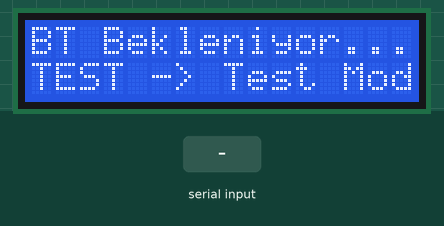
Simulated run of this sketch. Board: Arduino Uno, built with avr-gcc and run on an emulated ATmega328P. Shown: 16×2 character LCD. Inputs (shaded band) come from the test bench. What the sketch prints to the serial monitor is not drawn.

Above: at 3.3 s.
3.4 s: "TEST\n" received over the second serial link
At 4.5 s:
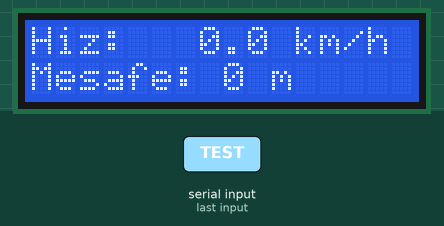
At 15.6 s:
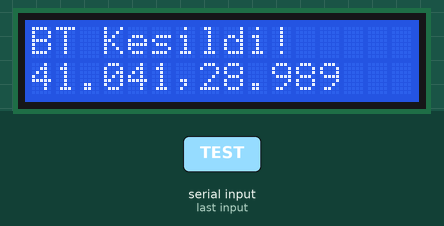
Timing chart, 0 to 16.4 s (numbered marks = the images above; inputs shaded):
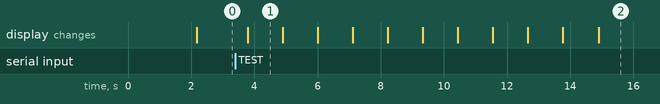

Measured:
- after the input at 3.4 s, the display: changes after 0.40 s (image 1)
- what the display in image 1 shows lasts 1.1 s, from 3.8 s to 4.9 s

The sketch:

arduino_kod.ino
```cpp
/*
 * GPS HIZ VE MESAFE ÖLÇÜM SİSTEMİ
 * Bluetooth (HC-06) + LCD (16x2 I2C)
 *
 * Proje: Telefon GPS verisini Bluetooth ile alıp LCD'de gösterme
 * Tarih: Şubat 2026
 */

#include <SoftwareSerial.h>
#include <LiquidCrystal_I2C.h>

// ==================== PIN TANIMLARI ====================
#define BT_RX 10  // Arduino'nun RX pini → HC-06 TX'e
#define BT_TX 11  // Arduino'nun TX pini → HC-06 RX'e

// ==================== NESNE TANIMLARI ====================
SoftwareSerial bluetooth(BT_RX, BT_TX);
LiquidCrystal_I2C lcd(0x27, 16, 2); // Adres: 0x27 veya 0x3F (I2C scanner ile bulun)

// ==================== GLOBAL DEĞİŞKENLER ====================
String gelenVeri = "";
float hiz = 0.0;
float mesafe = 0.0;
float enlem = 0.0;   // Latitude
float boylam = 0.0;  // Longitude
float sicaklik = 0.0; // Temperature (°C) - opsiyonel
bool bluetoothBagli = false;
unsigned long sonVeriMillis = 0;
bool testModu = false;  // Test modu aktif mi?
String sonDurum = "";   // Son LCD durumu (gereksiz clear'dan kaçınmak için)

// ==================== SETUP ====================
void setup() {
  // Seri port başlat (Debug için)
  Serial.begin(9600);
  Serial.println("=== GPS Hiz ve Mesafe Sistemi ===");
  Serial.println("Bluetooth baglantisi bekleniyor...");
  Serial.println("Test icin 'TEST' yazin");

  // Bluetooth başlat
  bluetooth.begin(9600); // HC-06 default baud rate

  // LCD başlat
  lcd.init();
  lcd.backlight();
  lcd.clear();

  // Başlangıç mesajı
  baslatmaMesaji();

  delay(2000);
  lcd.clear();
  lcd.setCursor(0, 0);
  lcd.print("BT Bekleniyor...");
}

// ==================== LOOP ====================
void loop() {
  // 1. Bluetooth'tan veri oku
  bluetoothOku();

  // 2. LCD'yi güncelle
  lcdGuncelle();

  // 3. Bağlantı durumunu kontrol et (test modunda değilse)
  if (!testModu) {
    baglantiKontrol();
  }

  delay(100); // CPU yükünü azalt
}

// ==================== FONKSİYONLAR ====================

/**
 * Başlangıç mesajını LCD'de gösterir
 */
void baslatmaMesaji() {
  lcd.setCursor(0, 0);
  lcd.print("  GPS SISTEMI   ");
  lcd.setCursor(0, 1);
  lcd.print(" Baslatiliyor...");
}

/**
 * Bluetooth'tan gelen verileri okur ve işler
 */
void bluetoothOku() {
  while (bluetooth.available()) {
    char karakter = bluetooth.read();

    // Newline karakteri gelirse veri tamamlanmış demektir
    if (karakter == '\n' || karakter == '\r') {
      if (gelenVeri.length() > 0) {
        // Debug: Gelen veriyi göster
        Serial.print("Gelen Veri: ");
        Serial.println(gelenVeri);

        // Test senaryosu kontrolü
        if (gelenVeri.equalsIgnoreCase("TEST")) {
          testSenaryosuBaslat();
        } else {
          // Veriyi ayrıştır (Android Locale.US kullandığı için her zaman nokta gelir)
          veriAyristir(gelenVeri);

          // Son veri zamanını güncelle
          sonVeriMillis = millis();
          bluetoothBagli = true;
          testModu = false;

          // Yeniden bağlandıysa ekranı temizle
          if (sonDurum == "DISCONNECTED") {
            lcd.clear();
            sonDurum = "RECONNECT";
          }
        }

        // Buffer'ı temizle
        gelenVeri = "";
      }
    } else {
      // Karakteri buffer'a ekle
      gelenVeri += karakter;
    }
  }
}

/**
 * Gelen veriyi ayrıştırır
 * Format: SPEED:45.50,DIST:1.320,LAT:41.0082,LON:28.9784,TEMP:-8.5
 * NOT: LAT, LON ve TEMP opsiyonel (gelmeyebilir)
 */
void veriAyristir(String veri) {
  veri.trim();

  // Çok kısa veri kontrolü (minimum: "SPEED:0,DIST:0" = 16 karakter)
  if (veri.length() < 16) {
    Serial.println("HATA: Veri çok kısa!");
    return;
  }

  // "SPEED:", ",DIST:", ",LAT:", ",LON:", ",TEMP:" etiketlerini bul
  int speedIndex = veri.indexOf("SPEED:");
  int distIndex = veri.indexOf(",DIST:");
  int latIndex = veri.indexOf(",LAT:");
  int lonIndex = veri.indexOf(",LON:");
  int tempIndex = veri.indexOf(",TEMP:");

  // SPEED ve DIST ZORUNLU
  if (speedIndex == -1 || distIndex == -1) {
    Serial.println("HATA: SPEED veya DIST etiketi bulunamadi!");
    Serial.print("Gelen veri: ");
    Serial.println(veri);
    return;
  }

  // SPEED >= -1 ve DIST > SPEED olmalı
  if (speedIndex >= distIndex) {
    Serial.println("HATA: Veri sırası yanlış!");
    return;
  }
  // Hız değerini al
  String hizStr = veri.substring(speedIndex + 6, distIndex);
  hiz = hizStr.toFloat();

  // Mesafe değerini al (LAT varsa ona kadar, yoksa sona kadar)
  String mesafeStr;
  if (latIndex != -1) {
    mesafeStr = veri.substring(distIndex + 6, latIndex);
  } else {
    // LAT yok, virgül varsa temizle
    mesafeStr = veri.substring(distIndex + 6);
    mesafeStr.trim();
    // Son karakter virgül ise kaldır
    if (mesafeStr.endsWith(",")) {
      mesafeStr = mesafeStr.substring(0, mesafeStr.length() - 1);
    }
  }
  mesafe = mesafeStr.toFloat();

  // Koordinatları al (varsa)
  if (latIndex != -1 && lonIndex != -1) {
    String enlemStr = veri.substring(latIndex + 5, lonIndex);
    enlem = enlemStr.toFloat();

    // Boylam: LON'dan sonra TEMP varsa ona kadar, yoksa sona kadar
    String boylamStr;
    if (tempIndex != -1) {
      boylamStr = veri.substring(lonIndex + 5, tempIndex);
    } else {
      boylamStr = veri.substring(lonIndex + 5);
      boylamStr.trim();
      if (boylamStr.endsWith(",")) {
        boylamStr = boylamStr.substring(0, boylamStr.length() - 1);
      }
    }
    boylam = boylamStr.toFloat();
  }

  // Sıcaklık al (varsa)
  if (tempIndex != -1) {
    String sicaklikStr = veri.substring(tempIndex + 6);
    sicaklikStr.trim();
    if (sicaklikStr.endsWith(",")) {
      sicaklikStr = sicaklikStr.substring(0, sicaklikStr.length() - 1);
    }
    sicaklik = sicaklikStr.toFloat();
  }

  // Debug: Ayrıştırılan değerleri göster
  Serial.print("Ayristirildi -> Hiz: ");
  Serial.print(hiz, 1);
  Serial.print(" km/h | Mesafe: ");
  Serial.print(mesafe, 3); // 3 ondalık (1 metre hassasiyet)
  Serial.print(" km");
  if (latIndex != -1 && lonIndex != -1) {
    Serial.print(" | GPS: ");
    Serial.print(enlem, 6);
    Serial.print(", ");
    Serial.print(boylam, 6);
  }
  if (tempIndex != -1) {
    Serial.print(" | Sicaklik: ");
    Serial.print(sicaklik, 1);
    Serial.print(" C");
  }
  Serial.println();
}

/**
 * LCD ekranı günceller
 */
void lcdGuncelle() {
  // Bağlantı kesilmişse LCD'yi güncelleme
  if (sonDurum == "DISCONNECTED") {
    return;
  }

  // Hiç veri gelmediyse bekleme ekranı göster
  bool veriGelmis = (hiz != 0.0 || mesafe != 0.0 || enlem != 0.0 || boylam != 0.0);

  if (veriGelmis) {
    // Veri varsa göster
    String yeniDurum = "DATA";
    if (yeniDurum != sonDurum) {
      lcd.clear();
      sonDurum = yeniDurum;
    }

    // İlk satır: Hız
    lcd.setCursor(0, 0);
    lcd.print("Hiz:");

    // Hız değerini sağa hizalı göster
    lcd.setCursor(5, 0);
    if (hiz < 10) {
      lcd.print("  ");
    } else if (hiz < 100) {
      lcd.print(" ");
    }
    lcd.print(hiz, 1);
    lcd.print(" km/h ");

    // İkinci satır: Mesafe
    lcd.setCursor(0, 1);

    // Mesafe 1 km'den küçükse metre cinsinden göster (daha hassas)
    if (mesafe < 1.0) {
      int metrelik = (int)(mesafe * 1000);
      lcd.print("Mesafe: ");
      lcd.print(metrelik);
      lcd.print(" m    "); // Boşluklar ile temizlik
    } else {
      // 1 km ve üstü: km cinsinden 2 ondalık
      lcd.print("Mesafe:");
      lcd.print(mesafe, 2);
      lcd.print("km ");
    }
  } else if (sonDurum != "WAIT") {
    // Bağlantı bekleniyor ekranı (sadece hiç veri gelmediyse)
    lcd.clear();
    lcd.setCursor(0, 0);
    lcd.print("BT Bekleniyor...");
    lcd.setCursor(0, 1);
    lcd.print("TEST -> Test Modu");
    sonDurum = "WAIT";
  }
}

/**
 * Bluetooth bağlantı durumunu kontrol eder
 */
void baglantiKontrol() {
  unsigned long simdikiZaman = millis();

  // 8 saniyedir veri gelmiyorsa bağlantı kesilmiş sayılır
  if (bluetoothBagli && (simdikiZaman - sonVeriMillis > 8000)) {
    bluetoothBagli = false;

    // LCD'yi güncelle
    lcd.clear();
    lcd.setCursor(0, 0);
    lcd.print("BT Kesildi!");

    // GPS koordinatları varsa göster
    if (enlem != 0.0 || boylam != 0.0) {
      lcd.setCursor(0, 1);
      lcd.print(enlem, 3);  // 3 ondalık
      lcd.print(",");
      lcd.print(boylam, 3);
    }

    sonDurum = "DISCONNECTED";

    // Serial log
    Serial.println("\n=== BAGLANTI KESILDI ===");
    Serial.print("Son Hiz: ");
    Serial.print(hiz, 1);
    Serial.print(" km/h | Son Mesafe: ");
    Serial.print(mesafe, 2);
    Serial.println(" km");

    if (enlem != 0.0 || boylam != 0.0) {
      Serial.print("GPS Konum: ");
      Serial.print(enlem, 6);
      Serial.print(", ");
      Serial.println(boylam, 6);
    }
    Serial.println("========================\n");
  }
}

// ==================== TEST SENARYOSU ====================

// Test verileri Flash belleğe al (RAM'i korumak için)
const char testVeri0[] PROGMEM = "SPEED:0.00,DIST:0.000,LAT:41.036758,LON:28.985033";
const char testVeri1[] PROGMEM = "SPEED:15.50,DIST:0.040,LAT:41.037012,LON:28.985234";
const char testVeri2[] PROGMEM = "SPEED:32.80,DIST:0.120,LAT:41.037456,LON:28.985678";
const char testVeri3[] PROGMEM = "SPEED:45.20,DIST:0.280,LAT:41.038123,LON:28.986245";
const char testVeri4[] PROGMEM = "SPEED:52.00,DIST:0.510,LAT:41.038934,LON:28.987012";
const char testVeri5[] PROGMEM = "SPEED:48.70,DIST:0.780,LAT:41.039678,LON:28.987834";
const char testVeri6[] PROGMEM = "SPEED:35.40,DIST:1.020,LAT:41.040234,LON:28.988456";
const char testVeri7[] PROGMEM = "SPEED:25.10,DIST:1.180,LAT:41.040612,LON:28.988912";
const char testVeri8[] PROGMEM = "SPEED:12.30,DIST:1.280,LAT:41.040834,LON:28.989234";
const char testVeri9[] PROGMEM = "SPEED:0.00,DIST:1.320,LAT:41.041002,LON:28.989456";

const char* const testVerileri[] PROGMEM = {
  testVeri0, testVeri1, testVeri2, testVeri3, testVeri4,
  testVeri5, testVeri6, testVeri7, testVeri8, testVeri9
};

/**
 * Test senaryosu başlatır - sıralı GPS verileri gönderir
 * Bluetooth terminalinden "TEST" yazarak başlatın
 */
void testSenaryosuBaslat() {
  Serial.println("\n==============================");
  Serial.println("  TEST SENARYOSU BASLADI");
  Serial.println("==============================");
  Serial.println("10 adimlik GPS simulasyonu");
  Serial.println("Taksim -> 1.32 km mesafe");
  Serial.println("------------------------------\n");

  // Test modunu aktif et
  testModu = true;
  bluetoothBagli = true;
  sonVeriMillis = millis();

  // Buffer Flash'tan veri okumak için
  char buffer[80];

  int testSayisi = 10;

  for (int i = 0; i < testSayisi; i++) {
    // Flash'tan veriyi RAM'e kopyala
    strcpy_P(buffer, (char*)pgm_read_word(&(testVerileri[i])));

    Serial.print("[");
    Serial.print(i + 1);
    Serial.print("/");
    Serial.print(testSayisi);
    Serial.print("] ");
    Serial.println(buffer);

    // Veriyi işle
    veriAyristir(String(buffer));

    // Bağlantı zamanını güncelle
    sonVeriMillis = millis();

    // LCD'yi güncelle
    lcdGuncelle();

    // 1 saniye bekle
    delay(1000);
  }

  Serial.println("\n==============================");
  Serial.println("     TEST TAMAMLANDI!");
  Serial.println("==============================");
  Serial.println("Son degerler LCD'de gorunuyor");
  Serial.println("Yeni veri gonderebilirsiniz\n");

  // Test modundan çık ama değerleri koru
  testModu = false;
  // bluetoothBagli true kalsın, timeout 20 saniye olsun
  sonVeriMillis = millis() + 15000; // 15 saniye ek süre
}
```
